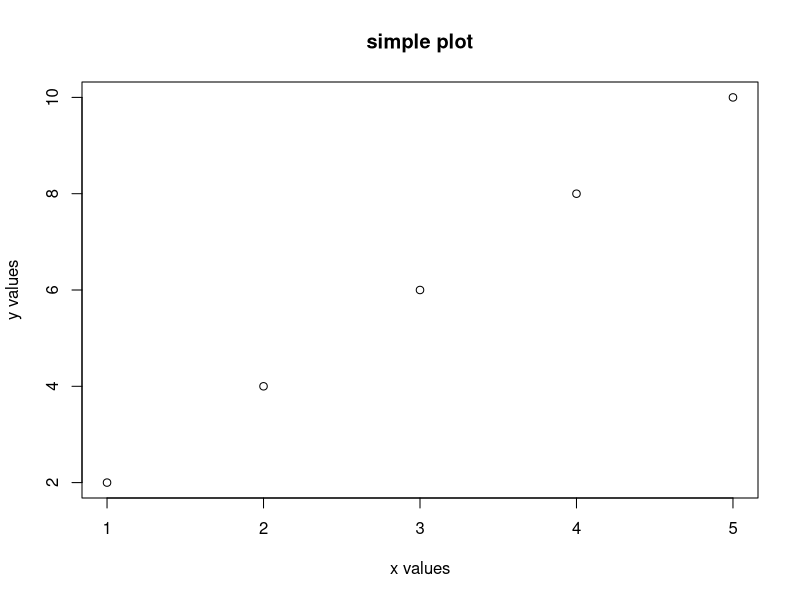
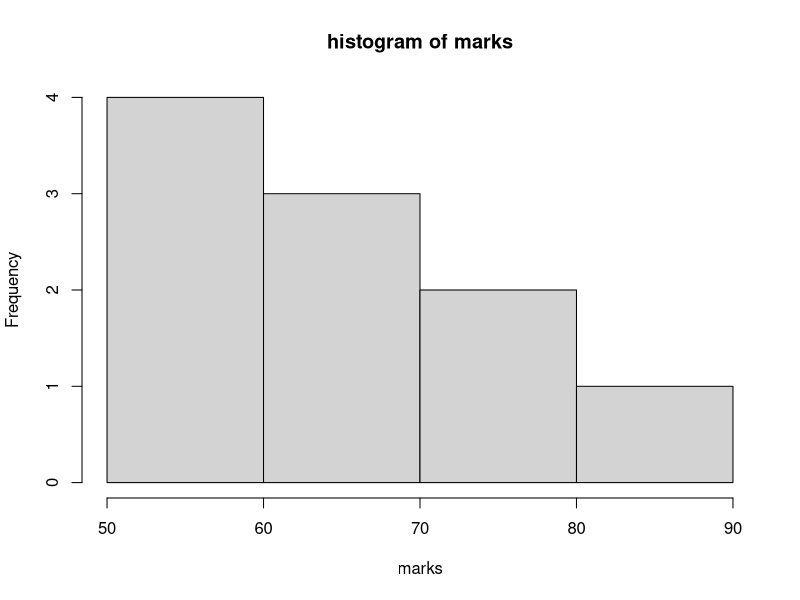
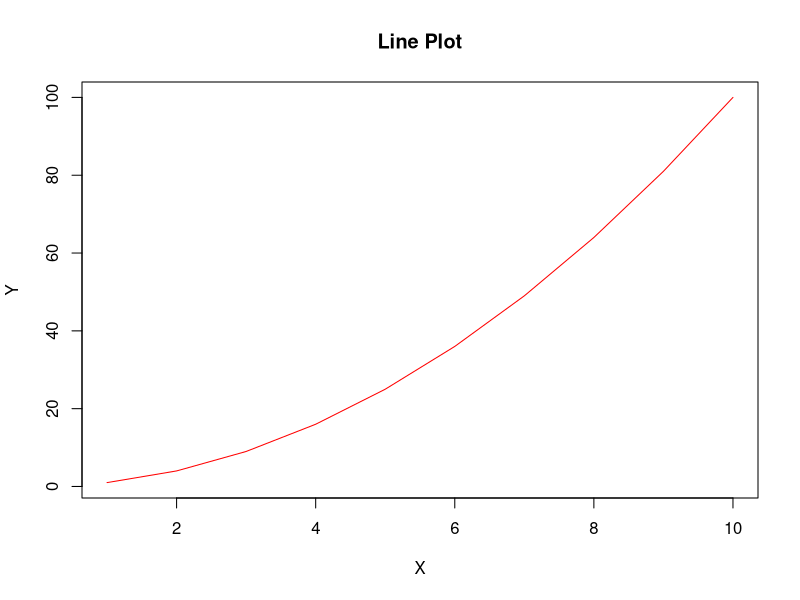
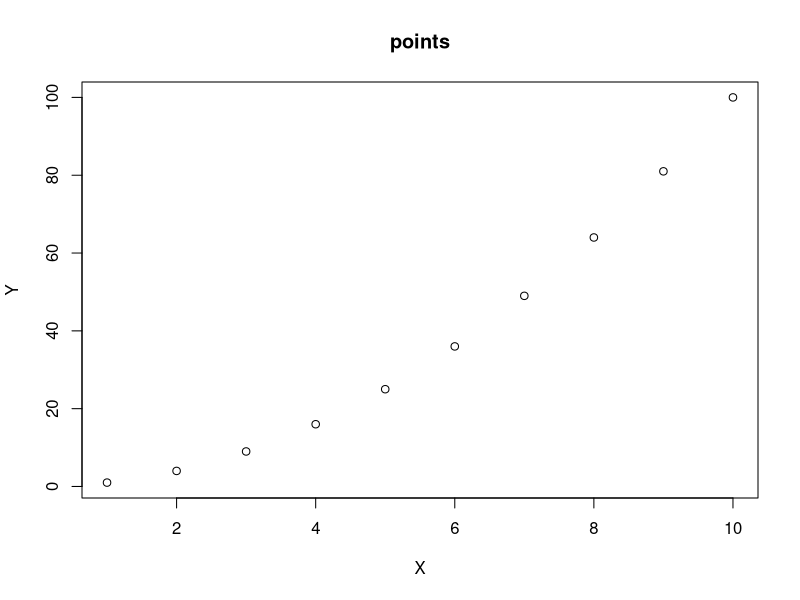
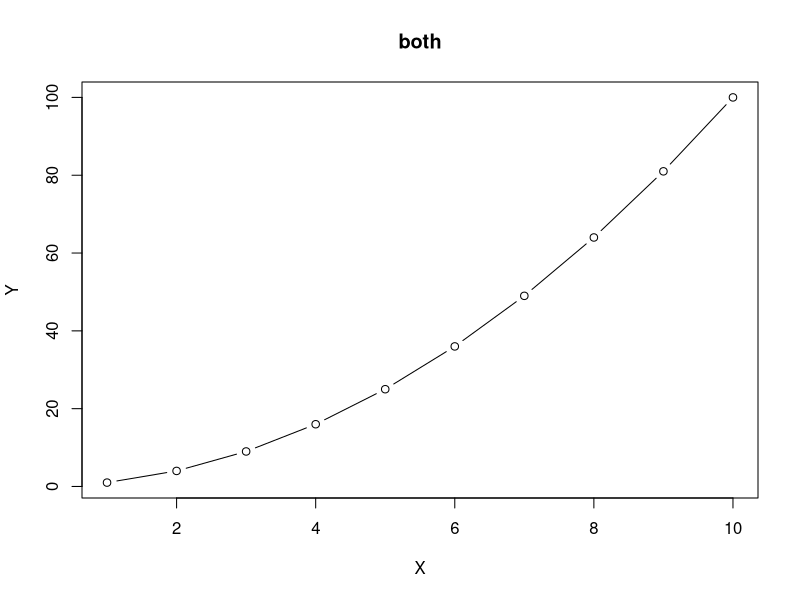
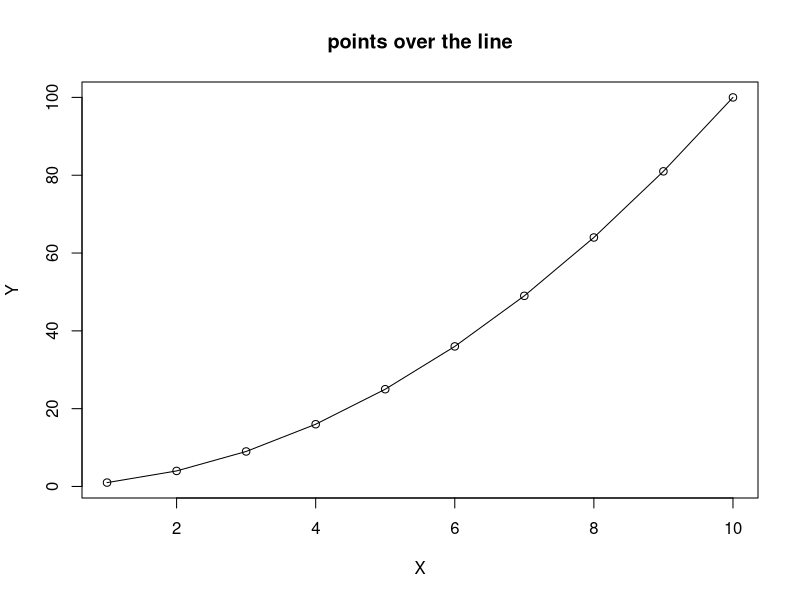
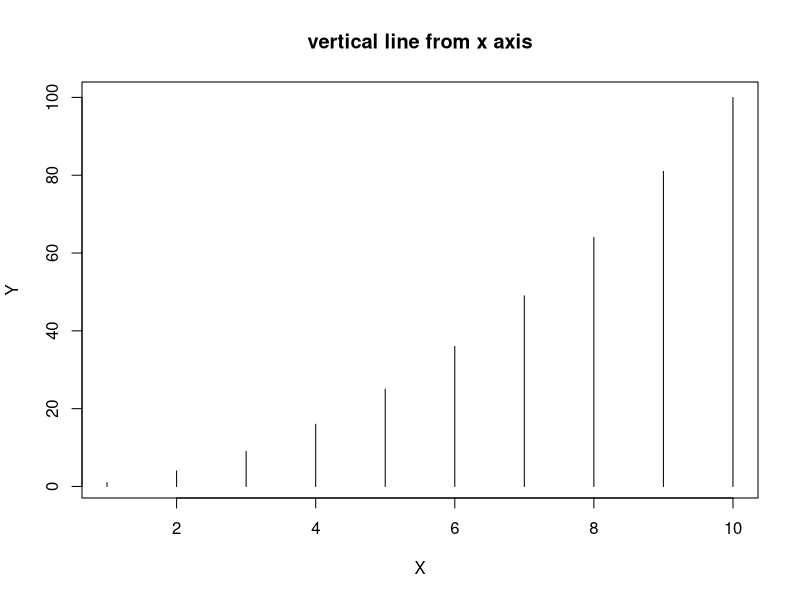
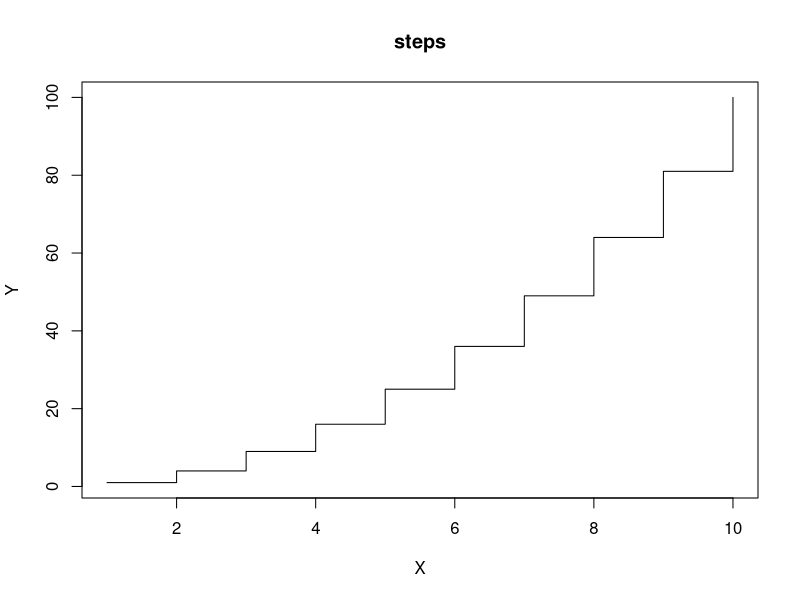

Source code (R) for these figures, in order:
# REPRESENTATING VECTORS

numbers <- c(2,3,4,5,6,7,8,9,10) # This is a vector. This represents the whole as a set
numbers

name <- c("rahul", "arun", "sara") # You need "" for a string
name

numbers[2] # Here, counting doesn't start from 0, but from 1
numbers[5]

name[2]
name[1]




# DIFFERENT STATISTICAL MEASURES
marks <- c(50,60,70,80,90,70,80,60,60,70)

mean(marks) # This gives mean of the data
median(marks) # This gives median of the data
sd(marks) # This gives standard deviation of the data
var(marks) # This gives variance of the data
sort(marks) # This sorts all the elements in the vector in increasing order. here, repeating elements are also mention as per their frequency
table(marks) # This gives the data in a tabular form in **increasing order of the elements**
sort(table(marks)) # This would sort the data in **increasing order of the frequency**



# REPRESENTATING DATA IN TABULAR FORM USING DATA.FRAME

#Method 1
students <- data.frame (
  Name = c("anu","rahul","anjali"),
  Age = c(18,19,20),
  Marks = c(70,85,90),
  Gender = c("Female","Male","Female")
)

students


#Method 2
row1 <- data.frame(name="anas",age=30,marks=70)
row2 <- data.frame(name="shyam",age=20,marks=90)

teachers <- rbind(row1,row2) # This will bind the "data.frame"
teachers




# SIMPLE PLOTS USING HOLLOW DOTS
x <- c(1,2,3,4,5)
y <- c(2,4,6,8,10)
# "Main" is the heading of the plot/graph
# "xlab" gives name at the x-axis
# "ylab" gives name at the y-axis
# To plot like this, we need 'x' and 'y' of same lengths
plot(x,y,main="simple plot",xlab="x values",ylab="y values")





#PLOTTING A HISTOGRAM
#By default, R chose 4 bins here:
#~50–60
#~60–70
#~70–80
#~80–90

# Then it counted how many marks fall into each bin:
# 50–60 → 4 values (50, 60, 60, 60)
# 60–70 → 3 values (70, 70, 70)
# 70–80 → 2 values (80, 80)
# 80–90 → 1 value (90)

marks <- c(50,60,70,80,90,70,80,60,60,70)
hist(marks,main="histogram of marks", xlab="marks")



# PLOTTING DIFFERENT LINE GRAPHS
x <- 1:10; x
y <- x^2; y   # square of x
plot(x, y, type="l", col="red",main="Line Plot", xlab="X", ylab="Y") # This gives line graph
plot(x, y, type="p", main="points", xlab="X", ylab="Y") # This gives a point graph
plot(x, y, type="b", main="both", xlab="X", ylab="Y") # This gives both line and point graph and there are gaps between points and line
plot(x, y, type="o", main="points over the line", xlab="X", ylab="Y") # This also gives both but the line overlaps the points as well
plot(x, y, type="h", main="vertical line from x axis", xlab="X", ylab="Y") # This gives vertical line from x axis
plot(x, y, type="s", main="steps", xlab="X", ylab="Y") # This gives steps as in gif function



# PLOTTING A BARPLOT
fruits <- c("Apple", "Banana", "Mango", "Orange")
sales <- c(20, 35, 15, 30)

# "names.arg" will give the name of elements below x-axis as stored in the vector named "fruits"
barplot(sales, names.arg=fruits, col="green", 
        main="Fruit Sales", xlab="Fruits", ylab="Quantity")





#PLOTTING A PIE CHART
slices <- c(10, 20, 30, 40, 33, 100, 12, 14, 17, 20)
element <- c("Apple", "Boy", "Cat", "Dear","Eagle","farmer","India","Asia","USA","UK")
# This will give a Pie Chart. Use the function "labels" to give name to the sections of the chart
# We can't put any string in "slice" because the numbers there divide the pie chart in proportion. Putting strings there will give error
pie(slices, labels=element, main="Pie Chart Example", col=rainbow(10))



# PLOTTING A BOX PLOT
marks <- c(50, 60, 70, 80, 90, 55, 65, 75, 85, 95)
# There are 4 elements in a box plot
# Minimum → the smallest value (excluding outliers). That is represented by the slim black line at the bottom which in this case is 50
# Q1 (first quartile) → 25% of the data is below this. This is where the box, which in this case is of yellow colour, starts
# Median (Q2) → the middle value (50% mark). Represented by a thick black line at the middle
# Q3 (third quartile) → 75% of the data is below this. This is where the box ends and the dotted lines start
# Maximum → the largest value (excluding outliers)
boxplot(marks, col="yellow",main="Boxplot of Marks", ylab="Marks")



#PLOTTING MULTIPLE LINE GRAPHS IN ONE PLOT
x <- 1:10
y1 <- x # This assigns the variable as in y1 = x
y2 <- x^2 # y2 = x^2
y3 <- x^3 # y3 = x^3

plot(x, y1, type="l", col="blue", ylim=c(0, 1000),
     main="Multiple Line Plot", xlab="X", ylab="Values")
lines(x, y2, col="red")
lines(x, y3, col="green")


legend("topleft", legend=c("y=x", "y=x^2", "y=x^3"),
       col=c("blue","red","green"), lty = 3)